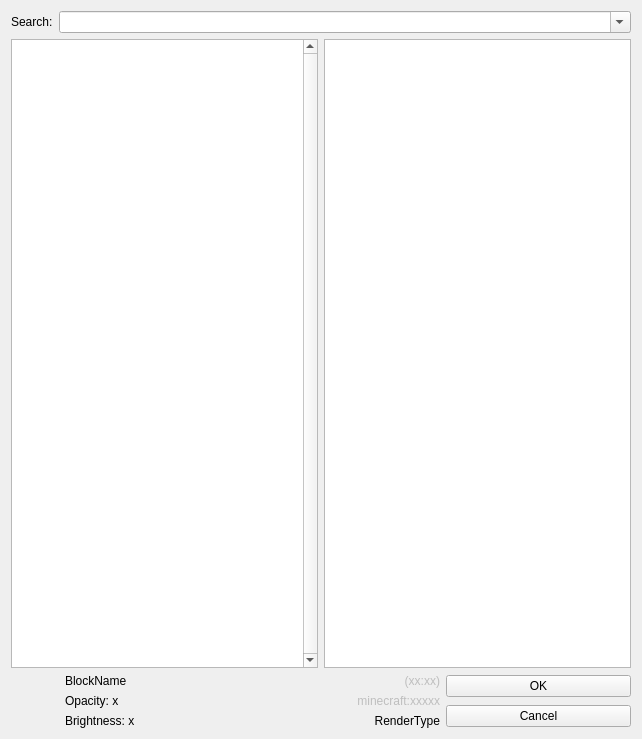
<?xml version="1.0" encoding="UTF-8"?>
<ui version="4.0">
 <class>Form</class>
 <widget class="QWidget" name="Form">
  <property name="geometry">
   <rect>
    <x>0</x>
    <y>0</y>
    <width>642</width>
    <height>739</height>
   </rect>
  </property>
  <property name="minimumSize">
   <size>
    <width>0</width>
    <height>600</height>
   </size>
  </property>
  <property name="windowTitle">
   <string>Choose Blocks</string>
  </property>
  <layout class="QVBoxLayout" name="verticalLayout">
   <item>
    <layout class="QHBoxLayout" name="horizontalLayout">
     <item>
      <widget class="QLabel" name="label">
       <property name="text">
        <string>Search:</string>
       </property>
      </widget>
     </item>
     <item>
      <widget class="QComboBox" name="searchField">
       <property name="sizePolicy">
        <sizepolicy hsizetype="Preferred" vsizetype="Fixed">
         <horstretch>1</horstretch>
         <verstretch>0</verstretch>
        </sizepolicy>
       </property>
       <property name="editable">
        <bool>true</bool>
       </property>
      </widget>
     </item>
    </layout>
   </item>
   <item>
    <layout class="QHBoxLayout" name="horizontalLayout_2" stretch="1,1">
     <item>
      <widget class="BlockTypeListWidget" name="listWidget">
       <property name="palette">
        <palette>
         <active>
          <colorrole role="Highlight">
           <brush brushstyle="SolidPattern">
            <color alpha="255">
             <red>211</red>
             <green>219</green>
             <blue>255</blue>
            </color>
           </brush>
          </colorrole>
          <colorrole role="HighlightedText">
           <brush brushstyle="SolidPattern">
            <color alpha="255">
             <red>0</red>
             <green>0</green>
             <blue>0</blue>
            </color>
           </brush>
          </colorrole>
         </active>
         <inactive>
          <colorrole role="Highlight">
           <brush brushstyle="SolidPattern">
            <color alpha="255">
             <red>211</red>
             <green>219</green>
             <blue>255</blue>
            </color>
           </brush>
          </colorrole>
          <colorrole role="HighlightedText">
           <brush brushstyle="SolidPattern">
            <color alpha="255">
             <red>0</red>
             <green>0</green>
             <blue>0</blue>
            </color>
           </brush>
          </colorrole>
         </inactive>
         <disabled>
          <colorrole role="Highlight">
           <brush brushstyle="SolidPattern">
            <color alpha="255">
             <red>51</red>
             <green>153</green>
             <blue>255</blue>
            </color>
           </brush>
          </colorrole>
          <colorrole role="HighlightedText">
           <brush brushstyle="SolidPattern">
            <color alpha="255">
             <red>0</red>
             <green>0</green>
             <blue>0</blue>
            </color>
           </brush>
          </colorrole>
         </disabled>
        </palette>
       </property>
       <property name="verticalScrollBarPolicy">
        <enum>Qt::ScrollBarAlwaysOn</enum>
       </property>
       <property name="horizontalScrollBarPolicy">
        <enum>Qt::ScrollBarAlwaysOff</enum>
       </property>
       <property name="alternatingRowColors">
        <bool>true</bool>
       </property>
       <property name="selectionMode">
        <enum>QAbstractItemView::MultiSelection</enum>
       </property>
       <property name="resizeMode">
        <enum>QListView::Adjust</enum>
       </property>
       <property name="viewMode">
        <enum>QListView::ListMode</enum>
       </property>
      </widget>
     </item>
     <item>
      <widget class="BlockTypeListWidget" name="selectedBlockList"/>
     </item>
    </layout>
   </item>
   <item>
    <layout class="QGridLayout" name="gridLayout">
     <item row="3" column="1">
      <widget class="QLabel" name="brightnessLabel">
       <property name="text">
        <string>Brightness: x</string>
       </property>
      </widget>
     </item>
     <item row="3" column="2">
      <widget class="QLabel" name="rendertypeLabel">
       <property name="text">
        <string>RenderType</string>
       </property>
       <property name="alignment">
        <set>Qt::AlignRight|Qt::AlignTrailing|Qt::AlignVCenter</set>
       </property>
      </widget>
     </item>
     <item row="2" column="3" rowspan="2">
      <widget class="QPushButton" name="cancelButton">
       <property name="text">
        <string>Cancel</string>
       </property>
      </widget>
     </item>
     <item row="1" column="1" rowspan="2">
      <widget class="QLabel" name="opacityLabel">
       <property name="text">
        <string>Opacity: x</string>
       </property>
      </widget>
     </item>
     <item row="0" column="3" rowspan="2">
      <widget class="QPushButton" name="selectButton">
       <property name="text">
        <string>OK</string>
       </property>
      </widget>
     </item>
     <item row="1" column="2" rowspan="2">
      <widget class="QLabel" name="internalNameLabel">
       <property name="enabled">
        <bool>false</bool>
       </property>
       <property name="text">
        <string>minecraft:xxxxx</string>
       </property>
       <property name="alignment">
        <set>Qt::AlignRight|Qt::AlignTrailing|Qt::AlignVCenter</set>
       </property>
      </widget>
     </item>
     <item row="0" column="1">
      <widget class="QLabel" name="nameLabel">
       <property name="text">
        <string>BlockName</string>
       </property>
      </widget>
     </item>
     <item row="0" column="2">
      <widget class="QLabel" name="idLabel">
       <property name="enabled">
        <bool>false</bool>
       </property>
       <property name="text">
        <string>(xx:xx)</string>
       </property>
       <property name="alignment">
        <set>Qt::AlignRight|Qt::AlignTrailing|Qt::AlignVCenter</set>
       </property>
      </widget>
     </item>
     <item row="0" column="0" rowspan="4">
      <widget class="QLabel" name="blockThumb">
       <property name="sizePolicy">
        <sizepolicy hsizetype="Fixed" vsizetype="Fixed">
         <horstretch>0</horstretch>
         <verstretch>0</verstretch>
        </sizepolicy>
       </property>
       <property name="minimumSize">
        <size>
         <width>48</width>
         <height>48</height>
        </size>
       </property>
       <property name="text">
        <string/>
       </property>
       <property name="alignment">
        <set>Qt::AlignRight|Qt::AlignTrailing|Qt::AlignVCenter</set>
       </property>
      </widget>
     </item>
    </layout>
   </item>
  </layout>
 </widget>
 <customwidgets>
  <customwidget>
   <class>BlockTypeListWidget</class>
   <extends>QListWidget</extends>
   <header>blocktypelistwidget.h</header>
  </customwidget>
 </customwidgets>
 <tabstops>
  <tabstop>searchField</tabstop>
  <tabstop>listWidget</tabstop>
  <tabstop>selectButton</tabstop>
  <tabstop>cancelButton</tabstop>
 </tabstops>
 <resources/>
 <connections/>
</ui>
